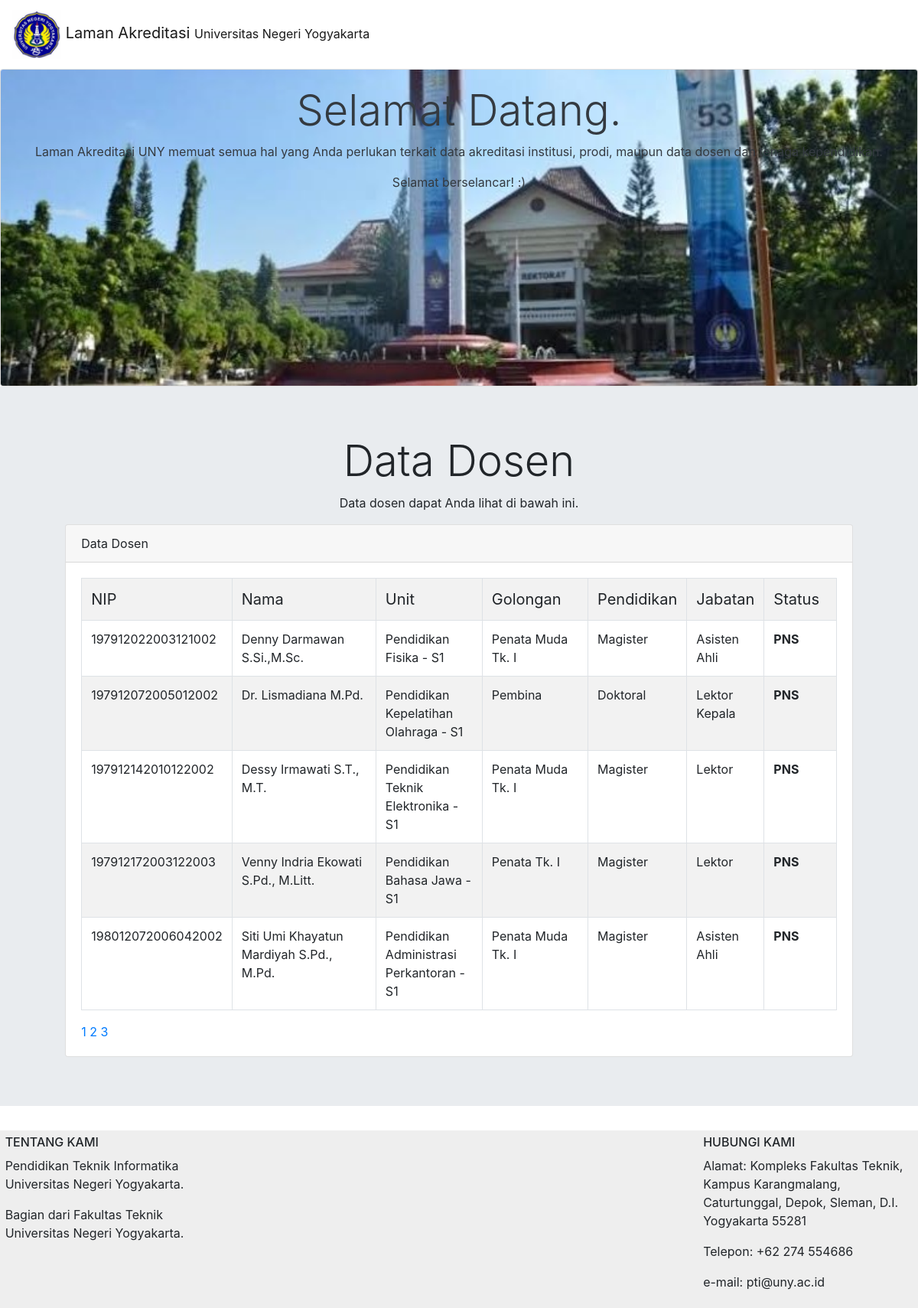
The app's page /datadosen.php?halaman=3 with its own data.
### tables this page shows
CREATE TABLE `employee` (
  `nip` varchar(22) NOT NULL,
  `name` varchar(64) NOT NULL
);

### datadosen.php (the view, shortened to what this page needs)
<!doctype html>
<html lang="en">
  <head>
    <link rel="stylesheet" href="css/bootstrap.min.css">
  </head>
  <body>
<nav class="navbar bg-white navbar-light" position="right">
<a class="navbar-brand" href="index.php"><img src="img/UNY.jpg" alt="Logo" style="width:64px; height:64px">
	Laman Akreditasi <small>Universitas Negeri Yogyakarta</small></a>
</nav>
<div class="card text-center text-dark">
	<img class="card-img" src="img/rektorat.jpg">
	<div class="card-img-overlay">
    <h1 class="display-4">Selamat Datang.</h1>
    <p>Laman Akreditasi UNY memuat semua hal yang Anda perlukan terkait data
	akreditasi institusi, prodi, maupun data dosen dan tenaga kependidikan.</p>
	<p>Selamat berselancar! :)</p>
  </div>
</div>
<div class="jumbotron jumbotron-fluid">
  <div class="container-fluid">
    <h1 class="display-4 text-center">Data Dosen</h1>
    <p class="text-center">Data dosen dapat Anda lihat di bawah ini.</p>
	<div id="accordion" style="width: 88%; margin: auto;">
	<div class="card">
	<div class="card-header">
		Data Dosen
    </div>
      <div class="card-body">
       <table class="table table-striped table-bordered">
	<tr style="font-size: 15pt;">
		<td width="12.5%">NIP</td>
		<td width="22.5%">Nama</td>
		<td width="15%">Unit</td>
		<td width="15%">Golongan</td>
		<td width="10%">Pendidikan</td>
		<td width="10%">Jabatan</td>
		<td width="10%">Status</td>
	</tr>
  <?php
  include 'koneksi.php';
	$kueri = "SELECT employee.nip, employee.name AS emp_name, unit.name AS unit_name, golongan.gol_desc, position.position_desc, education.ed_desc, status.status_desc from employee, golongan, unit, position, education, status, emp_golongan, emp_unit, emp_position, emp_education , emp_status WHERE employee.nip = emp_unit.nip AND emp_unit.unit_id = unit.unit_id AND employee.nip = emp_golongan.nip AND emp_golongan.gol_id = golongan.gol_id AND employee.nip = emp_position.nip AND emp_position.position_id = position.position_id AND employee.nip = emp_education.nip AND emp_education.ed_level = education.ed_level AND employee.nip = emp_status.nip AND emp_status.status_id = status.status_id GROUP BY employee.nip";
	$result = $conn->query($kueri);
	if ($result->num_rows > 0){
		$halaman = 5;
  		$page = isset($_GET["halaman"]) ? (int)$_GET["halaman"] : 1;
  		$mulai = ($page>1) ? ($page * $halaman) - $halaman : 0;
  		$total = mysqli_num_rows($result);
  		$pages = ceil($total/$halaman);
  		$query = $conn->query("SELECT employee.nip, employee.name AS emp_name, unit.name AS unit_name, golongan.gol_desc, position.position_desc, education.ed_desc, status.status_desc from employee, golongan, unit, position, education, status, emp_golongan, emp_unit, emp_position, emp_education , emp_status WHERE employee.nip = emp_unit.nip AND emp_unit.unit_id = unit.unit_id AND employee.nip = emp_golongan.nip AND emp_golongan.gol_id = golongan.gol_id AND employee.nip = emp_position.nip AND emp_position.position_id = position.position_id AND employee.nip = emp_education.nip AND emp_education.ed_level = education.ed_level AND employee.nip = emp_status.nip AND emp_status.status_id = status.status_id GROUP BY employee.nip LIMIT $mulai, $halaman");
		while($row = $query->fetch_assoc()){
		echo "<tr><td>".$row['nip']."</td>";
		echo "<td>".$row['emp_name']."</td>";
		echo "<td>".$row['unit_name']."</td>";
		echo "<td>".$row['gol_desc']."</td>";
		echo "<td>".$row['ed_desc']."</td>";
		echo "<td>".$row['position_desc']."</td>";
		echo "<td><b>".$row['status_desc']."</b></td></tr>";
	}}
  ?>
  </table>
  <?php for ($i=1; $i<=$pages ; $i++){ ?>
  <a href="?halaman=<?php echo $i; ?>"><?php echo $i; ?></a>
  <?php } ?>
      </div>
    </div>
  </div>
      </div>
    </div>
<footer class="section footer-classic" style="background: #EEEEEE;">
        <div class="test" style="padding: 5pt;">
          <div class="row">
            <div class="col-md-3 col-xl-3">
              <h6>TENTANG KAMI</h6>
              <p> Pendidikan Teknik Informatika Universitas Negeri Yogyakarta.</p>
			  <p> Bagian dari Fakultas Teknik Universitas Negeri Yogyakarta.</p>
            </div>
            <div class="col-md-6 col-xl-6">
            </div>
            <div class="col-md-3 col-xl-3">
              <h6>HUBUNGI KAMI</h6>
			  <p> Alamat: Kompleks Fakultas Teknik, Kampus Karangmalang,
			  Caturtunggal, Depok, Sleman, D.I. Yogyakarta 55281</p>
			  <p> Telepon: +62 274 554686</p>
			  <p> e-mail: pti@uny.ac.id</p>
				</div>
			</div>
        </div>
		</footer>
  </body>
</html>

### records on screen
employee: nip "197912022003121002", name "Denny Darmawan S.Si.,M.Sc.", unit_name "Pendidikan Fisika - S1", gol_desc "Penata Muda Tk. I", ed_desc "Magister", position_desc "Asisten Ahli", status_desc "PNS"
employee: nip "197912072005012002", name "Dr. Lismadiana M.Pd.", unit_name "Pendidikan Kepelatihan Olahraga - S1", gol_desc "Pembina", ed_desc "Doktoral", position_desc "Lektor Kepala", status_desc "PNS"
employee: nip "197912142010122002", name "Dessy Irmawati S.T., M.T.", unit_name "Pendidikan Teknik Elektronika - S1", gol_desc "Penata Muda Tk. I", ed_desc "Magister", position_desc "Lektor", status_desc "PNS"
employee: nip "197912172003122003", name "Venny Indria Ekowati S.Pd., M.Litt.", unit_name "Pendidikan Bahasa Jawa - S1", gol_desc "Penata Tk. I", ed_desc "Magister", position_desc "Lektor", status_desc "PNS"
employee: nip "198012072006042002", name "Siti Umi Khayatun Mardiyah S.Pd., M.Pd.", unit_name "Pendidikan Administrasi Perkantoran - S1", gol_desc "Penata Muda Tk. I", ed_desc "Magister", position_desc "Asisten Ahli", status_desc "PNS"
